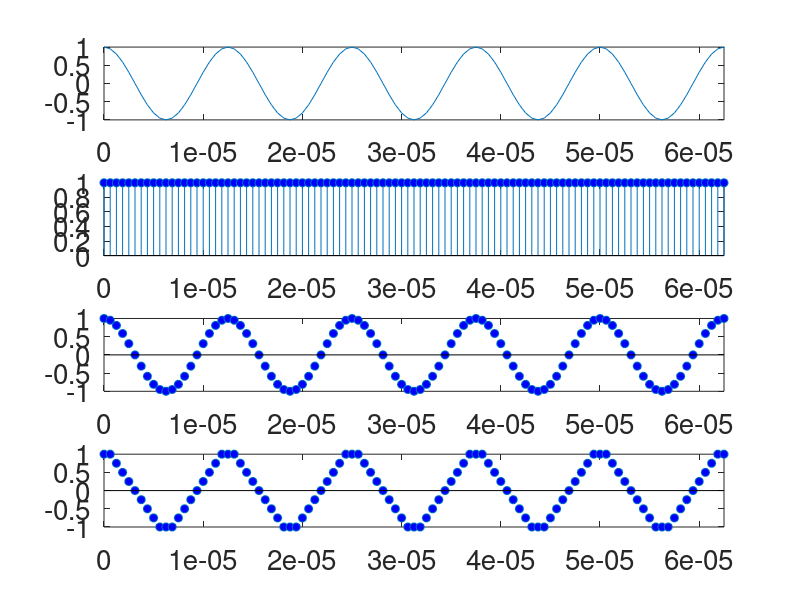

This chart was generated by the following MATLAB code:
close all; clear all; clc;
pkg load signal;

% Altera o tamanho da fonte nos plots para 15
set(0, 'DefaultAxesFontSize', 20);

% Defining the base signal amplitude.
A_signal = 1;

% Defining the frequency for the base signal 
f_signal = 80000;

% Defining the period and frequency of sampling:
fs = 20*f_signal;
Ts = 1/fs;
T = 1/f_signal;

% Defining the sinal period.
t_inicial = 0;
t_final = 0.14;

% "t" vector, correspondig to the time period of analysis, on time domain.
t = [t_inicial:Ts:t_final];

signal = A_signal*cos(2*pi*f_signal*t);

% Criando um trem de impulsos com período de 2T
impulse_train = zeros(size(t));
impulse_train(mod(t, 1/fs) == 0) = 1;

signal_sampled = signal .* impulse_train;


% Quantidade de níveis desejada (tirando o 0)
n=3
num_levels = 2^n;

% Gerando os níveis de quantização automaticamente
levels = linspace(-1, 1, num_levels+1);

% Quantização
quantized_signal = zeros(size(signal_sampled));

for i = 1:length(signal_sampled)
    if signal_sampled(i) <= levels(1)
        quantized_signal(i) = levels(1);
    elseif signal_sampled(i) >= levels(end)
        quantized_signal(i) = levels(end);
    else
        for j = 1:length(levels)-1
            if signal_sampled(i) >= levels(j) && signal_sampled(i) < levels(j+1)
                if abs(signal_sampled(i) - levels(j)) < abs(signal_sampled(i) - levels(j+1))
                    quantized_signal(i) = levels(j);
                else
                    quantized_signal(i) = levels(j+1);
                end
                break;
            end
        end
    end
end

figure(1)
subplot(411)
plot(t,signal)
xlim([0 5*T])
subplot(412)
stem(t,impulse_train, 'MarkerFaceColor', 'b')
xlim([0 5*T])
subplot(413)
stem(t,signal_sampled, 'LineStyle','none', 'MarkerFaceColor', 'b')
xlim([0 5*T])
subplot(414)
stem(t,quantized_signal, 'LineStyle','none', 'MarkerFaceColor', 'b')
xlim([0 5*T])
